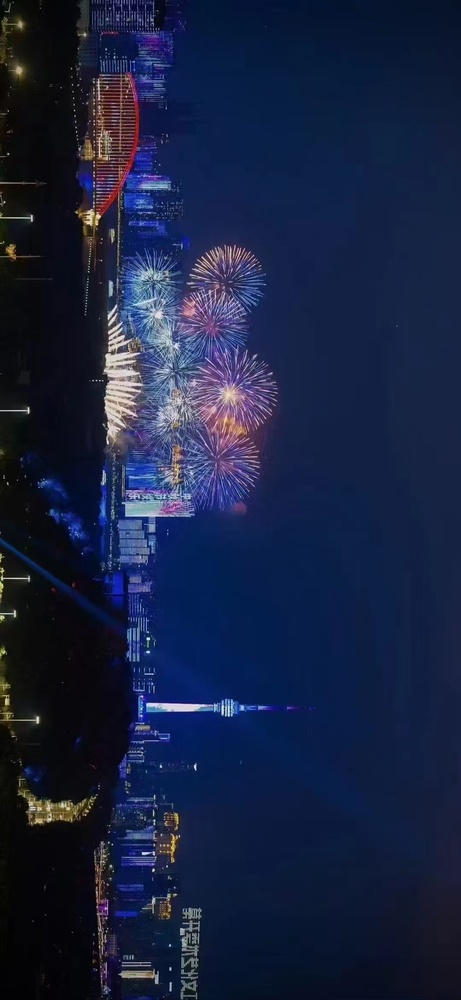
#> input picture atmqq-drszl.jpg, 461 x 1000 px, shrunk from 1080 x 2342 before the run
$ jupyter execute '8.1直方图的定义.ipynb'
#> lines starting #> are read from the running program, lines starting #| are printed output that depends on the picture
[cell 1]
import cv2
import matplotlib.pyplot as plt

img = cv2.imread('atmqq-drszl.jpg', 0)
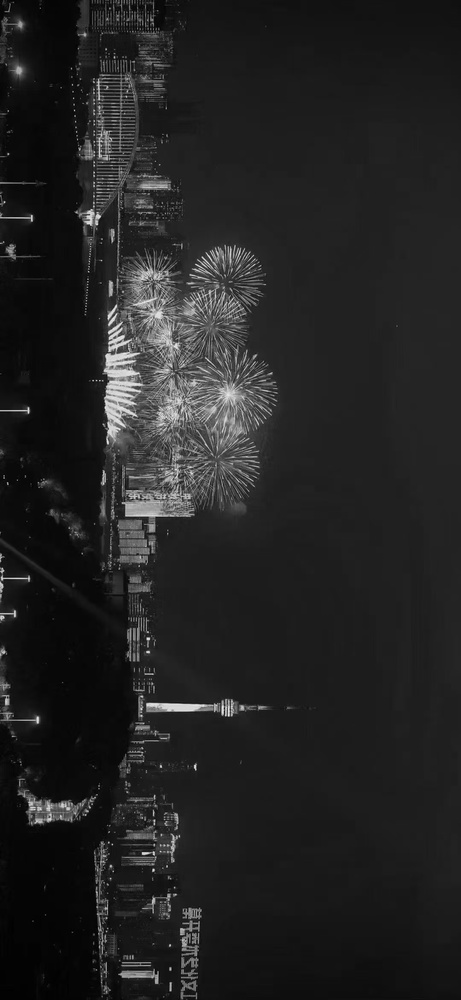
#> img: shape (1000, 461); min 0, max 241, mean 34.9

#统计图像中各个像素值的分布情况
# bins = 256,表示分为256个区间，range=[0,256]表示灰度图的范围
hist = cv2.calcHist([img], [0], None, [256], [0, 256])
#> hist = 256 values, max 30261 at index 28, min 0 at index 236, mean 1800.8

plt.figure()
plt.title('Grayscale Histogram')
plt.xlabel("Gray Vale")
plt.ylabel('Pixel Count')
plt.plot(hist)
plt.xlim([0, 256])
plt.show()
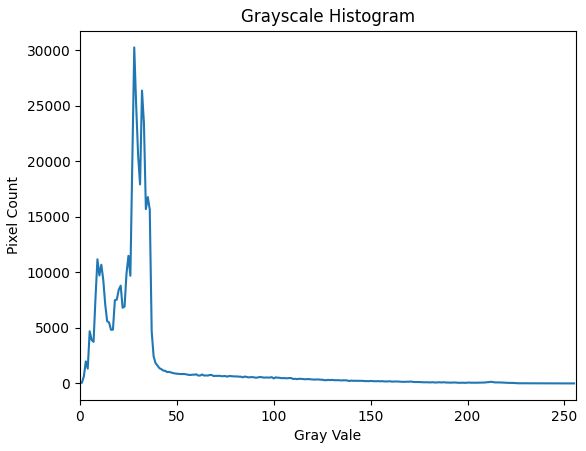
#> figure drawn by matplotlib, 1 panel; curve peaks at x = 28, y = 30261

[cell 2]
import cv2
import matplotlib.pyplot as plt

img = cv2.imread('atmqq-drszl.jpg')
#> img is the input picture: shape (1000, 461, 3); mean B, G, R 65, 34.5, 24.4
colors = ('b', 'g', 'r')
for i, col in enumerate(colors):
    hist = cv2.calcHist([img], [i], None, [256], [0, 256])
    plt.plot(hist, color=col)
plt.show()
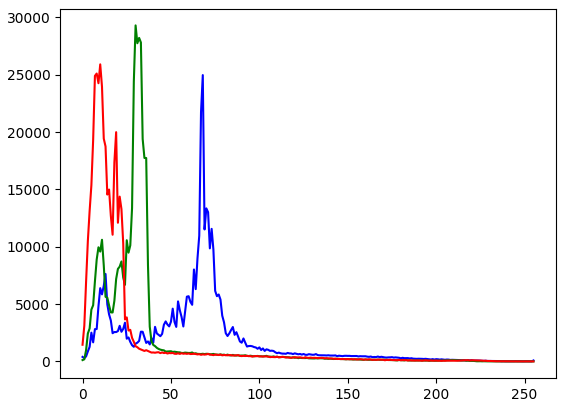
#> figure drawn by matplotlib, 1 panel; curve peaks at x = 68, y = 24973; curve peaks at x = 30, y = 29307; curve peaks at x = 10, y = 25909

$ run again, with ceishi1.jpg copied over atmqq-drszl.jpg
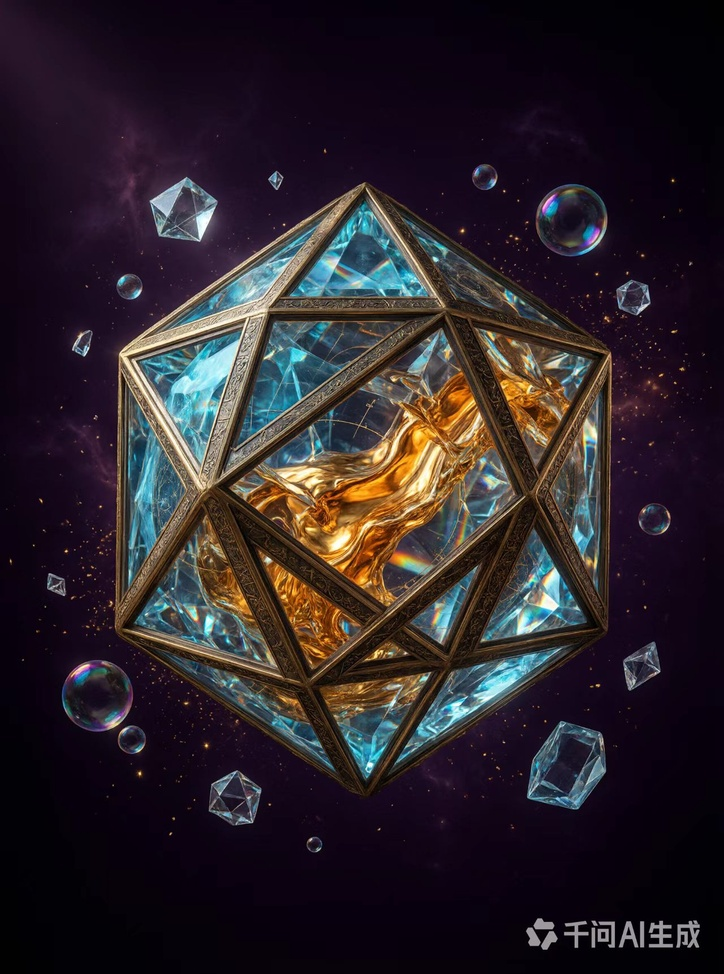
#> input picture ceishi1.jpg, 724 x 974 px, shrunk from 1280 x 1722 before the run
#> `img = cv2.imread('atmqq-drszl.jpg', 0)`:
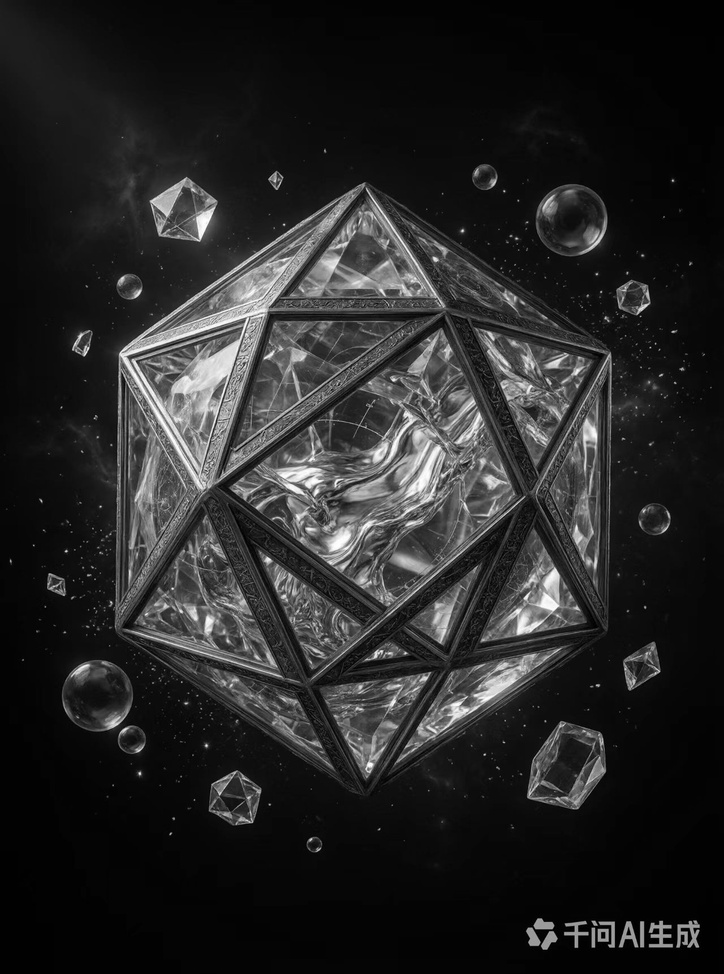
#> img: shape (974, 724); min 0, max 255, mean 38.4
#> hist = 256 values, max 54533 at index 4, min 17 at index 255, mean 2754.6
#> img is the input picture: shape (974, 724, 3); mean B, G, R 41.2, 35.2, 43.7
#> `plt.show()`:
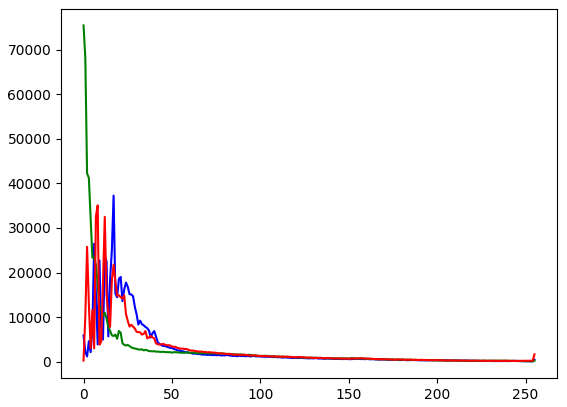
#> figure drawn by matplotlib, 1 panel; curve peaks at x = 17, y = 37247; curve peaks at x = 0, y = 75427; curve peaks at x = 8, y = 35066

$ run again, with ceishi3.jpg copied over atmqq-drszl.jpg
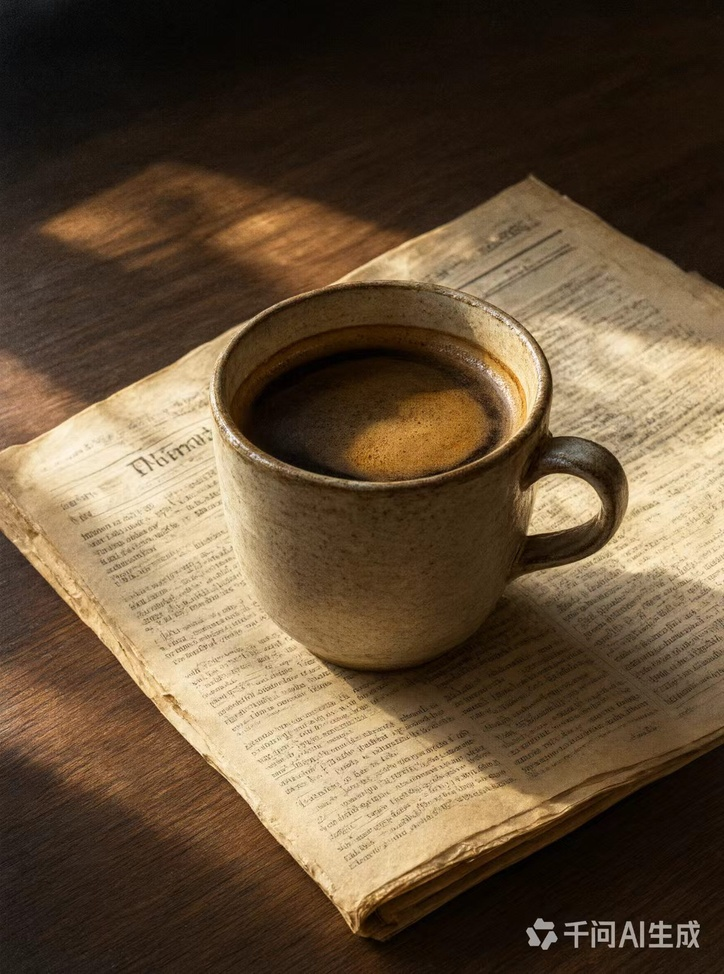
#> input picture ceishi3.jpg, 724 x 974 px, shrunk from 1280 x 1722 before the run
#> `img = cv2.imread('atmqq-drszl.jpg', 0)`:
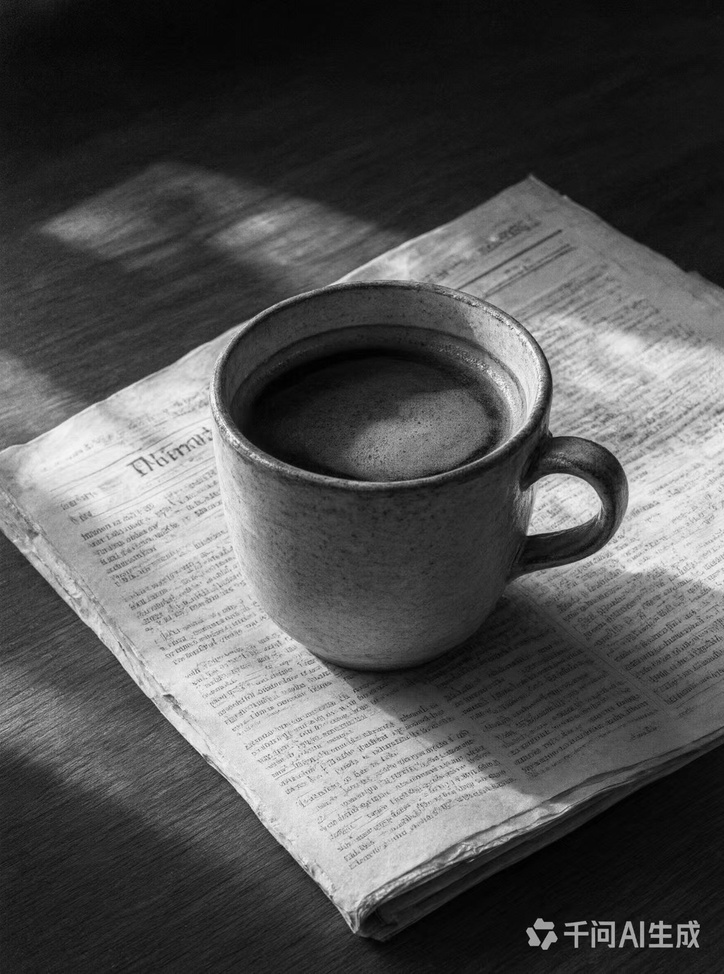
#> img: shape (974, 724); min 0, max 255, mean 83.2
#> hist = 256 values, max 11407 at index 20, min 0 at index 252, mean 2754.6
#> img is the input picture: shape (974, 724, 3); mean B, G, R 56.4, 79.8, 100
#> `plt.show()`:
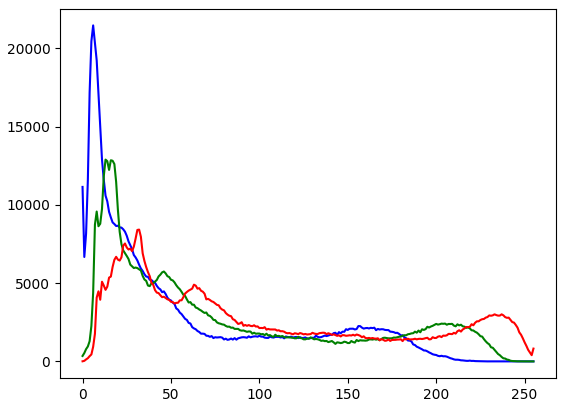
#> figure drawn by matplotlib, 1 panel; curve peaks at x = 6, y = 21470; curve peaks at x = 13, y = 12894; curve peaks at x = 32, y = 8422

$ run again, with ceshi2.jpg copied over atmqq-drszl.jpg
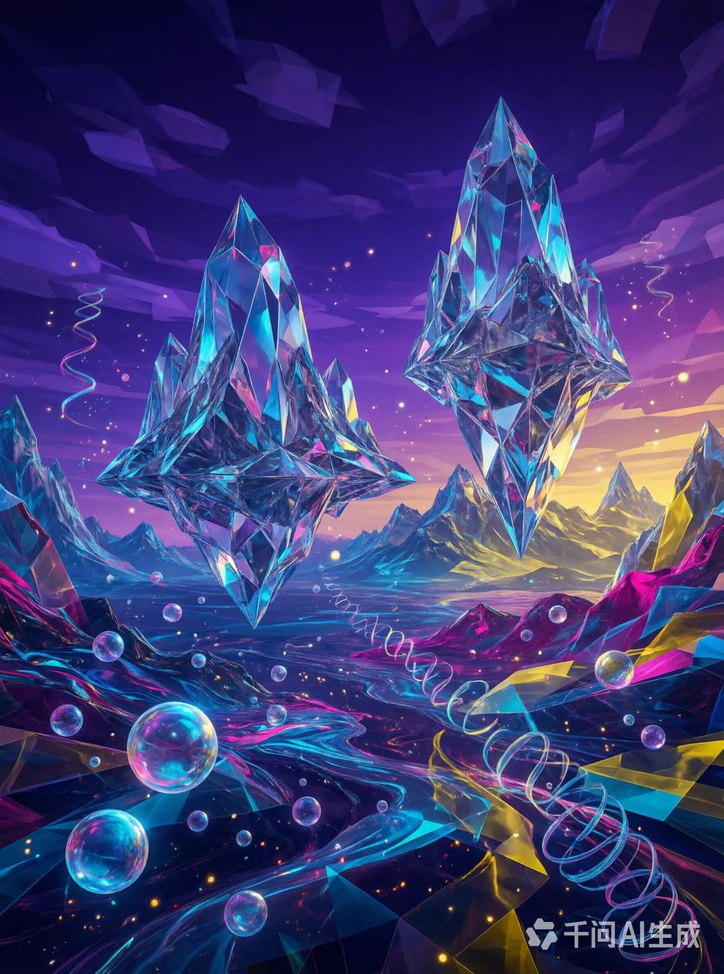
#> input picture ceshi2.jpg, 724 x 974 px, shrunk from 1280 x 1722 before the run
#> `img = cv2.imread('atmqq-drszl.jpg', 0)`:
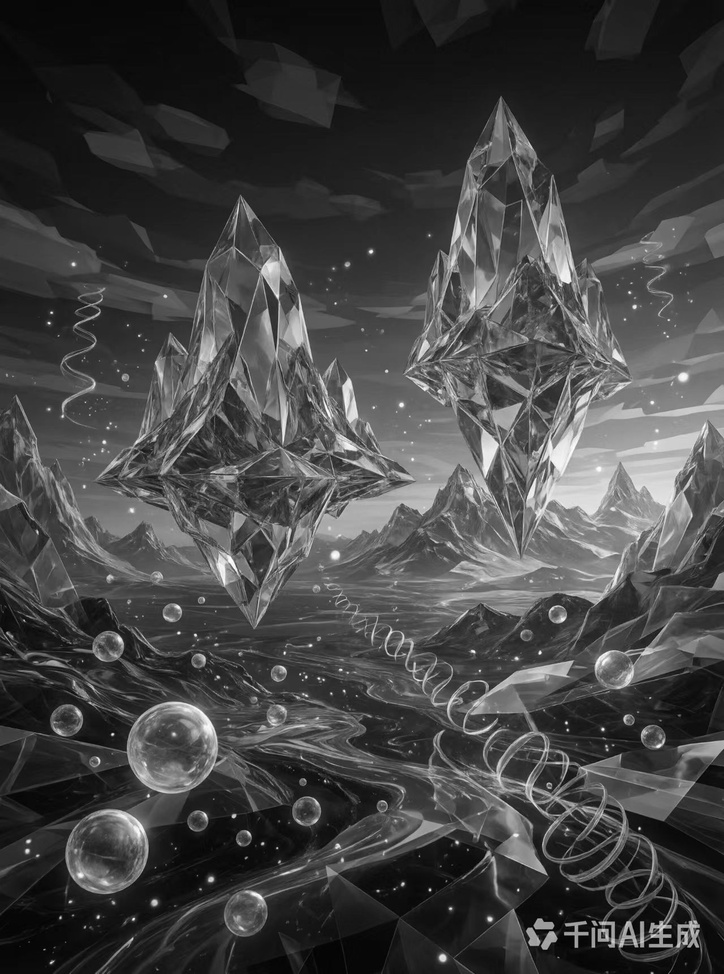
#> img: shape (974, 724); min 0, max 255, mean 67.7
#> hist = 256 values, max 9582 at index 21, min 6 at index 255, mean 2754.6
#> img is the input picture: shape (974, 724, 3); mean B, G, R 117.7, 60.6, 62.7
#> `plt.show()`:
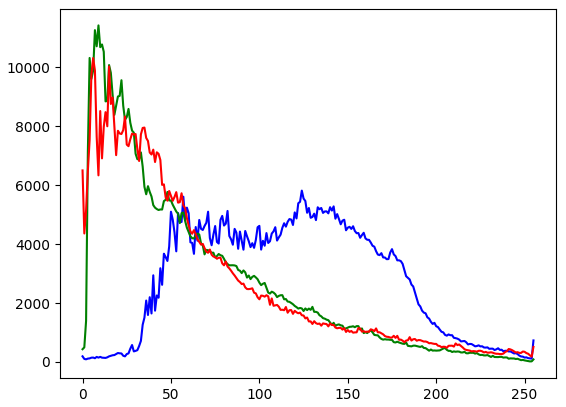
#> figure drawn by matplotlib, 1 panel; curve peaks at x = 124, y = 5811; curve peaks at x = 9, y = 11412; curve peaks at x = 6, y = 10304
